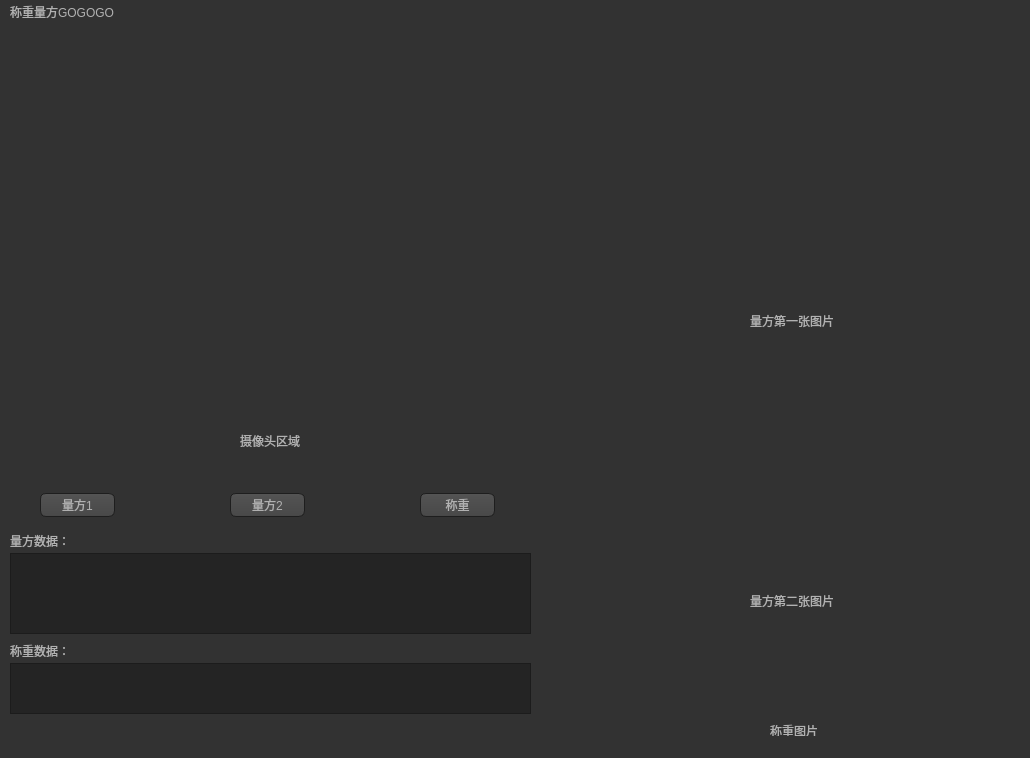
<?xml version="1.0" encoding="UTF-8"?>
<ui version="4.0">
 <class>MainWindow</class>
 <widget class="QMainWindow" name="MainWindow">
  <property name="geometry">
   <rect>
    <x>0</x>
    <y>0</y>
    <width>1030</width>
    <height>758</height>
   </rect>
  </property>
  <property name="windowTitle">
   <string>MainWindow</string>
  </property>
  <property name="styleSheet">
   <string notr="true">QToolTip
{
     border: 1px solid black;
     background-color: #ffa02f;
     padding: 1px;
     border-radius: 3px;
     opacity: 100;
}

QWidget
{
    color: #b1b1b1;
    background-color: #323232;
}

QWidget:item:hover
{
    background-color: QLinearGradient( x1: 0, y1: 0, x2: 0, y2: 1, stop: 0 #ffa02f, stop: 1 #ca0619);
    color: #000000;
}

QWidget:item:selected
{
    background-color: QLinearGradient( x1: 0, y1: 0, x2: 0, y2: 1, stop: 0 #ffa02f, stop: 1 #d7801a);
}

QMenuBar::item
{
    background: transparent;
}

QMenuBar::item:selected
{
    background: transparent;
    border: 1px solid #ffaa00;
}

QMenuBar::item:pressed
{
    background: #444;
    border: 1px solid #000;
    background-color: QLinearGradient(
        x1:0, y1:0,
        x2:0, y2:1,
        stop:1 #212121,
        stop:0.4 #343434/*,
        stop:0.2 #343434,
        stop:0.1 #ffaa00*/
    );
    margin-bottom:-1px;
    padding-bottom:1px;
}

QMenu
{
    border: 1px solid #000;
}

QMenu::item
{
    padding: 2px 20px 2px 20px;
}

QMenu::item:selected
{
    color: #000000;
}

QWidget:disabled
{
    color: #404040;
    background-color: #323232;
}

QAbstractItemView
{
    background-color: QLinearGradient( x1: 0, y1: 0, x2: 0, y2: 1, stop: 0 #4d4d4d, stop: 0.1 #646464, stop: 1 #5d5d5d);
}

QWidget:focus
{
    /*border: 2px solid QLinearGradient( x1: 0, y1: 0, x2: 0, y2: 1, stop: 0 #ffa02f, stop: 1 #d7801a);*/
}

QLineEdit
{
    background-color: QLinearGradient( x1: 0, y1: 0, x2: 0, y2: 1, stop: 0 #4d4d4d, stop: 0 #646464, stop: 1 #5d5d5d);
    padding: 1px;
    border-style: solid;
    border: 1px solid #1e1e1e;
    border-radius: 5;
}

QPushButton
{
    color: #b1b1b1;
    background-color: QLinearGradient( x1: 0, y1: 0, x2: 0, y2: 1, stop: 0 #565656, stop: 0.1 #525252, stop: 0.5 #4e4e4e, stop: 0.9 #4a4a4a, stop: 1 #464646);
    border-width: 1px;
    border-color: #1e1e1e;
    border-style: solid;
    border-radius: 6;
    padding: 3px;
    font-size: 12px;
    padding-left: 5px;
    padding-right: 5px;
}

QPushButton:pressed
{
    background-color: QLinearGradient( x1: 0, y1: 0, x2: 0, y2: 1, stop: 0 #2d2d2d, stop: 0.1 #2b2b2b, stop: 0.5 #292929, stop: 0.9 #282828, stop: 1 #252525);
}

QComboBox
{
    selection-background-color: #ffaa00;
    background-color: QLinearGradient( x1: 0, y1: 0, x2: 0, y2: 1, stop: 0 #565656, stop: 0.1 #525252, stop: 0.5 #4e4e4e, stop: 0.9 #4a4a4a, stop: 1 #464646);
    border-style: solid;
    border: 1px solid #1e1e1e;
    border-radius: 5;
}

QComboBox:hover,QPushButton:hover
{
    border: 2px solid QLinearGradient( x1: 0, y1: 0, x2: 0, y2: 1, stop: 0 #ffa02f, stop: 1 #d7801a);
}


QComboBox:on
{
    padding-top: 3px;
    padding-left: 4px;
    background-color: QLinearGradient( x1: 0, y1: 0, x2: 0, y2: 1, stop: 0 #2d2d2d, stop: 0.1 #2b2b2b, stop: 0.5 #292929, stop: 0.9 #282828, stop: 1 #252525);
    selection-background-color: #ffaa00;
}

QComboBox QAbstractItemView
{
    border: 2px solid darkgray;
    selection-background-color: QLinearGradient( x1: 0, y1: 0, x2: 0, y2: 1, stop: 0 #ffa02f, stop: 1 #d7801a);
}

QComboBox::drop-down
{
     subcontrol-origin: padding;
     subcontrol-position: top right;
     width: 15px;

     border-left-width: 0px;
     border-left-color: darkgray;
     border-left-style: solid; /* just a single line */
     border-top-right-radius: 3px; /* same radius as the QComboBox */
     border-bottom-right-radius: 3px;
 }

QComboBox::down-arrow
{
     image: url(:/down_arrow.png);
}

QGroupBox:focus
{
border: 2px solid QLinearGradient( x1: 0, y1: 0, x2: 0, y2: 1, stop: 0 #ffa02f, stop: 1 #d7801a);
}

QTextEdit:focus
{
    border: 2px solid QLinearGradient( x1: 0, y1: 0, x2: 0, y2: 1, stop: 0 #ffa02f, stop: 1 #d7801a);
}

QScrollBar:horizontal {
     border: 1px solid #222222;
     background: QLinearGradient( x1: 0, y1: 0, x2: 0, y2: 1, stop: 0.0 #121212, stop: 0.2 #282828, stop: 1 #484848);
     height: 7px;
     margin: 0px 16px 0 16px;
}

QScrollBar::handle:horizontal
{
      background: QLinearGradient( x1: 0, y1: 0, x2: 1, y2: 0, stop: 0 #ffa02f, stop: 0.5 #d7801a, stop: 1 #ffa02f);
      min-height: 20px;
      border-radius: 2px;
}

QScrollBar::add-line:horizontal {
      border: 1px solid #1b1b19;
      border-radius: 2px;
      background: QLinearGradient( x1: 0, y1: 0, x2: 1, y2: 0, stop: 0 #ffa02f, stop: 1 #d7801a);
      width: 14px;
      subcontrol-position: right;
      subcontrol-origin: margin;
}

QScrollBar::sub-line:horizontal {
      border: 1px solid #1b1b19;
      border-radius: 2px;
      background: QLinearGradient( x1: 0, y1: 0, x2: 1, y2: 0, stop: 0 #ffa02f, stop: 1 #d7801a);
      width: 14px;
     subcontrol-position: left;
     subcontrol-origin: margin;
}

QScrollBar::right-arrow:horizontal, QScrollBar::left-arrow:horizontal
{
      border: 1px solid black;
      width: 1px;
      height: 1px;
      background: white;
}

QScrollBar::add-page:horizontal, QScrollBar::sub-page:horizontal
{
      background: none;
}

QScrollBar:vertical
{
      background: QLinearGradient( x1: 0, y1: 0, x2: 1, y2: 0, stop: 0.0 #121212, stop: 0.2 #282828, stop: 1 #484848);
      width: 7px;
      margin: 16px 0 16px 0;
      border: 1px solid #222222;
}

QScrollBar::handle:vertical
{
      background: QLinearGradient( x1: 0, y1: 0, x2: 0, y2: 1, stop: 0 #ffa02f, stop: 0.5 #d7801a, stop: 1 #ffa02f);
      min-height: 20px;
      border-radius: 2px;
}

QScrollBar::add-line:vertical
{
      border: 1px solid #1b1b19;
      border-radius: 2px;
      background: QLinearGradient( x1: 0, y1: 0, x2: 0, y2: 1, stop: 0 #ffa02f, stop: 1 #d7801a);
      height: 14px;
      subcontrol-position: bottom;
      subcontrol-origin: margin;
}

QScrollBar::sub-line:vertical
{
      border: 1px solid #1b1b19;
      border-radius: 2px;
      background: QLinearGradient( x1: 0, y1: 0, x2: 0, y2: 1, stop: 0 #d7801a, stop: 1 #ffa02f);
      height: 14px;
      subcontrol-position: top;
      subcontrol-origin: margin;
}

QScrollBar::up-arrow:vertical, QScrollBar::down-arrow:vertical
{
      border: 1px solid black;
      width: 1px;
      height: 1px;
      background: white;
}


QScrollBar::add-page:vertical, QScrollBar::sub-page:vertical
{
      background: none;
}

QTextEdit
{
    background-color: #242424;
}

QPlainTextEdit
{
    background-color: #242424;
}

QHeaderView::section
{
    background-color: QLinearGradient(x1:0, y1:0, x2:0, y2:1, stop:0 #616161, stop: 0.5 #505050, stop: 0.6 #434343, stop:1 #656565);
    color: white;
    padding-left: 4px;
    border: 1px solid #6c6c6c;
}

QCheckBox:disabled
{
color: #414141;
}

QDockWidget::title
{
    text-align: center;
    spacing: 3px; /* spacing between items in the tool bar */
    background-color: QLinearGradient(x1:0, y1:0, x2:0, y2:1, stop:0 #323232, stop: 0.5 #242424, stop:1 #323232);
}

QDockWidget::close-button, QDockWidget::float-button
{
    text-align: center;
    spacing: 1px; /* spacing between items in the tool bar */
    background-color: QLinearGradient(x1:0, y1:0, x2:0, y2:1, stop:0 #323232, stop: 0.5 #242424, stop:1 #323232);
}

QDockWidget::close-button:hover, QDockWidget::float-button:hover
{
    background: #242424;
}

QDockWidget::close-button:pressed, QDockWidget::float-button:pressed
{
    padding: 1px -1px -1px 1px;
}

QMainWindow::separator
{
    background-color: QLinearGradient(x1:0, y1:0, x2:0, y2:1, stop:0 #161616, stop: 0.5 #151515, stop: 0.6 #212121, stop:1 #343434);
    color: white;
    padding-left: 4px;
    border: 1px solid #4c4c4c;
    spacing: 3px; /* spacing between items in the tool bar */
}

QMainWindow::separator:hover
{

    background-color: QLinearGradient(x1:0, y1:0, x2:0, y2:1, stop:0 #d7801a, stop:0.5 #b56c17 stop:1 #ffa02f);
    color: white;
    padding-left: 4px;
    border: 1px solid #6c6c6c;
    spacing: 3px; /* spacing between items in the tool bar */
}

QToolBar::handle
{
     spacing: 3px; /* spacing between items in the tool bar */
     background: url(:/images/handle.png);
}

QMenu::separator
{
    height: 2px;
    background-color: QLinearGradient(x1:0, y1:0, x2:0, y2:1, stop:0 #161616, stop: 0.5 #151515, stop: 0.6 #212121, stop:1 #343434);
    color: white;
    padding-left: 4px;
    margin-left: 10px;
    margin-right: 5px;
}

QProgressBar
{
    border: 2px solid grey;
    border-radius: 5px;
    text-align: center;
}

QProgressBar::chunk
{
    background-color: #d7801a;
    width: 2.15px;
    margin: 0.5px;
}

QTabBar::tab {
    color: #b1b1b1;
    border: 1px solid #444;
    border-bottom-style: none;
    background-color: #323232;
    padding-left: 10px;
    padding-right: 10px;
    padding-top: 3px;
    padding-bottom: 2px;
    margin-right: -1px;
}

QTabWidget::pane {
    border: 1px solid #444;
    top: 1px;
}

QTabBar::tab:last
{
    margin-right: 0; /* the last selected tab has nothing to overlap with on the right */
    border-top-right-radius: 3px;
}

QTabBar::tab:first:!selected
{
 margin-left: 0px; /* the last selected tab has nothing to overlap with on the right */


    border-top-left-radius: 3px;
}

QTabBar::tab:!selected
{
    color: #b1b1b1;
    border-bottom-style: solid;
    margin-top: 3px;
    background-color: QLinearGradient(x1:0, y1:0, x2:0, y2:1, stop:1 #212121, stop:.4 #343434);
}

QTabBar::tab:selected
{
    border-top-left-radius: 3px;
    border-top-right-radius: 3px;
    margin-bottom: 0px;
}

QTabBar::tab:!selected:hover
{
    /*border-top: 2px solid #ffaa00;
    padding-bottom: 3px;*/
    border-top-left-radius: 3px;
    border-top-right-radius: 3px;
    background-color: QLinearGradient(x1:0, y1:0, x2:0, y2:1, stop:1 #212121, stop:0.4 #343434, stop:0.2 #343434, stop:0.1 #ffaa00);
}

QRadioButton::indicator:checked, QRadioButton::indicator:unchecked{
    color: #b1b1b1;
    background-color: #323232;
    border: 1px solid #b1b1b1;
    border-radius: 6px;
}

QRadioButton::indicator:checked
{
    background-color: qradialgradient(
        cx: 0.5, cy: 0.5,
        fx: 0.5, fy: 0.5,
        radius: 1.0,
        stop: 0.25 #ffaa00,
        stop: 0.3 #323232
    );
}

QCheckBox::indicator{
    color: #b1b1b1;
    background-color: #323232;
    border: 1px solid #b1b1b1;
    width: 9px;
    height: 9px;
}

QRadioButton::indicator
{
    border-radius: 6px;
}

QRadioButton::indicator:hover, QCheckBox::indicator:hover
{
    border: 1px solid #ffaa00;
}

QCheckBox::indicator:checked
{
    image:url(:/images/checkbox.png);
}

QCheckBox::indicator:disabled, QRadioButton::indicator:disabled
{
    border: 1px solid #444;
}</string>
  </property>
  <widget class="QWidget" name="centralwidget">
   <widget class="QLabel" name="label">
    <property name="geometry">
     <rect>
      <x>10</x>
      <y>10</y>
      <width>521</width>
      <height>391</height>
     </rect>
    </property>
    <property name="text">
     <string/>
    </property>
    <property name="pixmap">
     <pixmap resource="../../../ProgramData/Qt/6.1.3/mingw81_64/bin/img.qrc">:/img/butterfly.jpeg</pixmap>
    </property>
   </widget>
   <widget class="QLabel" name="label_2">
    <property name="geometry">
     <rect>
      <x>590</x>
      <y>10</y>
      <width>401</width>
      <height>271</height>
     </rect>
    </property>
    <property name="text">
     <string/>
    </property>
    <property name="pixmap">
     <pixmap resource="../../../ProgramData/Qt/6.1.3/mingw81_64/bin/img.qrc">:/img/butterfly.jpeg</pixmap>
    </property>
   </widget>
   <widget class="QPushButton" name="pushButton">
    <property name="geometry">
     <rect>
      <x>40</x>
      <y>470</y>
      <width>75</width>
      <height>24</height>
     </rect>
    </property>
    <property name="text">
     <string>量方1</string>
    </property>
   </widget>
   <widget class="QPushButton" name="pushButton_2">
    <property name="geometry">
     <rect>
      <x>230</x>
      <y>470</y>
      <width>75</width>
      <height>24</height>
     </rect>
    </property>
    <property name="text">
     <string>量方2</string>
    </property>
   </widget>
   <widget class="QPushButton" name="pushButton_3">
    <property name="geometry">
     <rect>
      <x>420</x>
      <y>470</y>
      <width>75</width>
      <height>24</height>
     </rect>
    </property>
    <property name="text">
     <string>称重</string>
    </property>
   </widget>
   <widget class="QTextBrowser" name="textBrowser">
    <property name="geometry">
     <rect>
      <x>10</x>
      <y>530</y>
      <width>521</width>
      <height>81</height>
     </rect>
    </property>
   </widget>
   <widget class="QTextBrowser" name="textBrowser_2">
    <property name="geometry">
     <rect>
      <x>10</x>
      <y>640</y>
      <width>521</width>
      <height>51</height>
     </rect>
    </property>
   </widget>
   <widget class="QLabel" name="label_3">
    <property name="geometry">
     <rect>
      <x>590</x>
      <y>310</y>
      <width>401</width>
      <height>251</height>
     </rect>
    </property>
    <property name="text">
     <string/>
    </property>
    <property name="pixmap">
     <pixmap resource="../../../ProgramData/Qt/6.1.3/mingw81_64/bin/img.qrc">:/img/butterfly.jpeg</pixmap>
    </property>
   </widget>
   <widget class="QLabel" name="label_4">
    <property name="geometry">
     <rect>
      <x>590</x>
      <y>590</y>
      <width>401</width>
      <height>101</height>
     </rect>
    </property>
    <property name="text">
     <string/>
    </property>
    <property name="pixmap">
     <pixmap resource="../../../ProgramData/Qt/6.1.3/mingw81_64/bin/img.qrc">:/img/butterfly.jpeg</pixmap>
    </property>
   </widget>
   <widget class="QLabel" name="label_5">
    <property name="geometry">
     <rect>
      <x>240</x>
      <y>410</y>
      <width>61</width>
      <height>16</height>
     </rect>
    </property>
    <property name="text">
     <string>摄像头区域</string>
    </property>
   </widget>
   <widget class="QLabel" name="label_6">
    <property name="geometry">
     <rect>
      <x>750</x>
      <y>290</y>
      <width>91</width>
      <height>16</height>
     </rect>
    </property>
    <property name="text">
     <string>量方第一张图片</string>
    </property>
   </widget>
   <widget class="QLabel" name="label_7">
    <property name="geometry">
     <rect>
      <x>750</x>
      <y>570</y>
      <width>91</width>
      <height>16</height>
     </rect>
    </property>
    <property name="text">
     <string>量方第二张图片</string>
    </property>
   </widget>
   <widget class="QLabel" name="label_8">
    <property name="geometry">
     <rect>
      <x>770</x>
      <y>700</y>
      <width>55</width>
      <height>16</height>
     </rect>
    </property>
    <property name="text">
     <string>称重图片</string>
    </property>
   </widget>
   <widget class="QLabel" name="label_9">
    <property name="geometry">
     <rect>
      <x>10</x>
      <y>510</y>
      <width>55</width>
      <height>16</height>
     </rect>
    </property>
    <property name="text">
     <string>量方数据：</string>
    </property>
   </widget>
   <widget class="QLabel" name="label_10">
    <property name="geometry">
     <rect>
      <x>10</x>
      <y>620</y>
      <width>55</width>
      <height>16</height>
     </rect>
    </property>
    <property name="text">
     <string>称重数据：</string>
    </property>
   </widget>
  </widget>
  <widget class="QMenuBar" name="menubar">
   <property name="geometry">
    <rect>
     <x>0</x>
     <y>0</y>
     <width>1030</width>
     <height>22</height>
    </rect>
   </property>
   <widget class="QMenu" name="menu_GOGOGO">
    <property name="title">
     <string>称重量方GOGOGO</string>
    </property>
   </widget>
   <addaction name="menu_GOGOGO"/>
  </widget>
  <widget class="QStatusBar" name="statusbar"/>
 </widget>
 <resources>
  <include location="../../../ProgramData/Qt/6.1.3/mingw81_64/bin/img.qrc"/>
 </resources>
 <connections/>
</ui>
